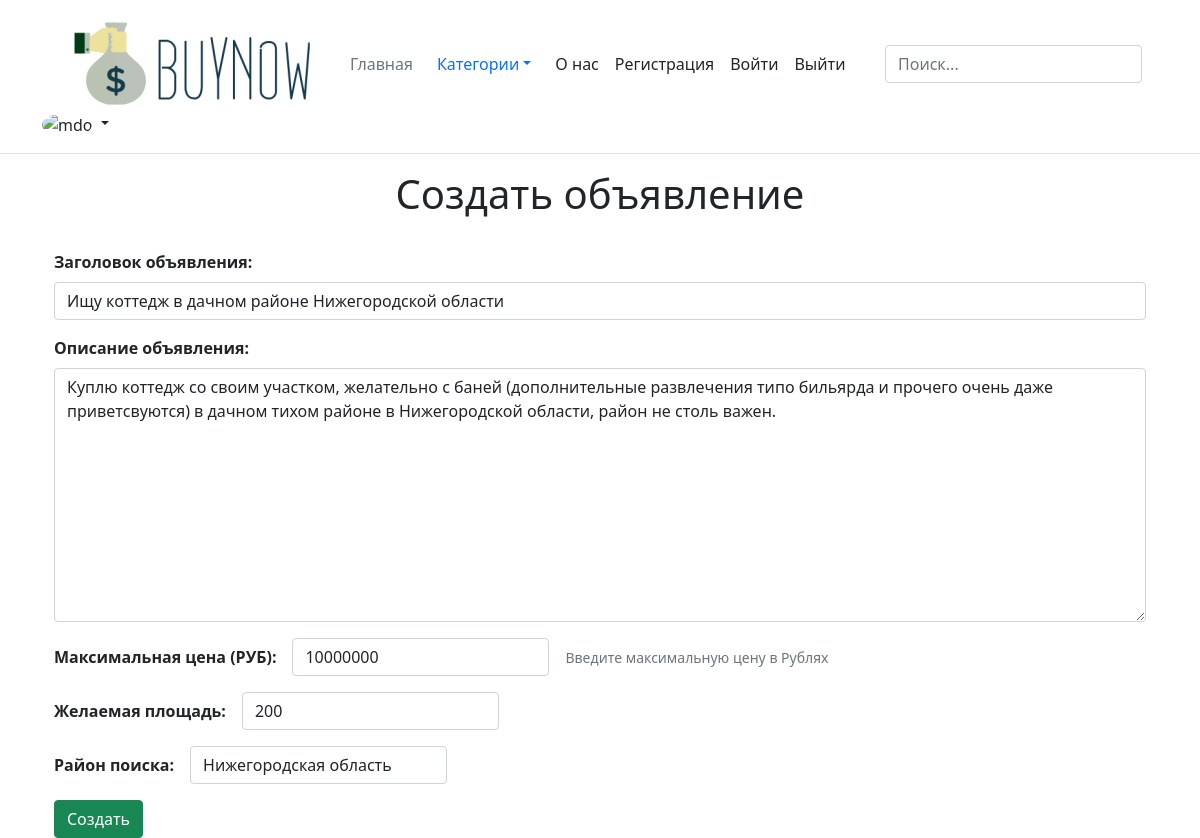
The app's page /Недвижимость/edit_real_estate/4/ with its own data.
### category_real_estate/models.py (models this page shows)
class Real_Estate_Ad(Ad):
    category = 'Недвижимость'
    square = models.PositiveIntegerField('Площадь')
    location = models.CharField('Район', max_length=100)
    class Meta:
        verbose_name = 'Недвижимость'
        verbose_name_plural = 'Недвижимость'

### category_real_estate/forms.py
class RealEstateForm(CreateForm):
    class Meta(CreateForm.Meta):
        model = Real_Estate_Ad
        fields = CreateForm.Meta.fields + ['square', 'location']
        extend_widgets = {
            'square': NumberInput(attrs={'class': 'form-control',  'aria-describedby': 'square_input'}),
            'location': TextInput(attrs={'class': 'form-control',  'aria-describedby': 'location_input'})
        }
        widgets = {**CreateForm.Meta.widgets, **extend_widgets}

### ad/general_services.py (called while the page is built)
def show_ad_edditing_page(request, Model_object, Model_form, ad_id, template):
    current_ad = Model_object.objects.get(id=ad_id)
    if request.method != 'POST':
        form = Model_form(instance=current_ad)
    else:
        form = Model_form(instance=current_ad, data=request.POST)
        if form.is_valid():
            form.save()
            return redirect('main')
    context = {'ad': current_ad, 'form': form}
    return render(request, template, context)

### category_real_estate/views.py (called while the page is built)
def edit_real_estate_ad(request, real_estate_id):
    return show_ad_edditing_page(request, Real_Estate_Ad, RealEstateForm, real_estate_id, 'category_real_estate/edit_real_estate.html')

### category_real_estate/templates/category_real_estate/edit_real_estate.html
{% extends 'category_real_estate/create_real_estate.html' %}

### category_real_estate/templates/category_real_estate/create_real_estate.html
{% extends 'ad/base_create_form.html' %}
{% block extend_content %}
<div class="row g-3 align-items-center mb-3">
    <div class="col-auto">
        <label class="col-form-label" for="square_input"><b>Желаемая площадь: </b></label>
    </div>
    <div class="col-auto">
        {{ form.square }}
    </div>
</div>
<div class="row g-3 align-items-center mb-3">
    <div class="col-auto">
        <label class="col-form-label" for="location_input"><b>Район поиска: </b></label>
    </div>
    <div class="col-auto">
        {{ form.location }}
    </div>
</div>
{% endblock %}

### ad/templates/ad/base_create_form.html (shortened to what this page needs)
{% extends 'ad/base.html' %}
{% block content %}
    <h1 align='center'>Создать объявление</h1><br>
    <form method="post">
        <div class="container">
            <div class="mb-3">
                    <label for="title" class="form-label"><b>Заголовок объявления:</b></label>
                    {{ form.title }}
            </div>
            <div class="mb-3">
                <label for="text" class="form-label"><b>Описание объявления:</b></label>
                {{ form.text }}
            </div>
            <div class="row g-3 align-items-center mb-3">
                <div class="col-auto">
                    <label for="max_price" class="col-form-label"><b>Максимальная цена (РУБ):</b></label>
                </div>
                <div class="col-auto">
                    {{ form.max_price }}
                </div>
                <div class="col-auto">
                    <span id="priceHelpLine" class="form-text">
                        Введите максимальную цену в Рублях
                    </span>
                </div>
            </div>
            {% block extend_content %} {% endblock %}
            <button type="submit" class="btn btn-success">Создать</button>
        </div>
    </form>
{% endblock %}

### records on screen
Real_Estate_Ad: title "Ищу коттедж в дачном районе Нижегородской области", text "Куплю коттедж со своим участком, желательно с баней (дополнительные развлечения типо бильярда и прочего очень даже приветсвуются) в дачном тихом районе в Нижегородской области, район не столь важен.", max_price "10000000", square "200", location "Нижегородская область"
